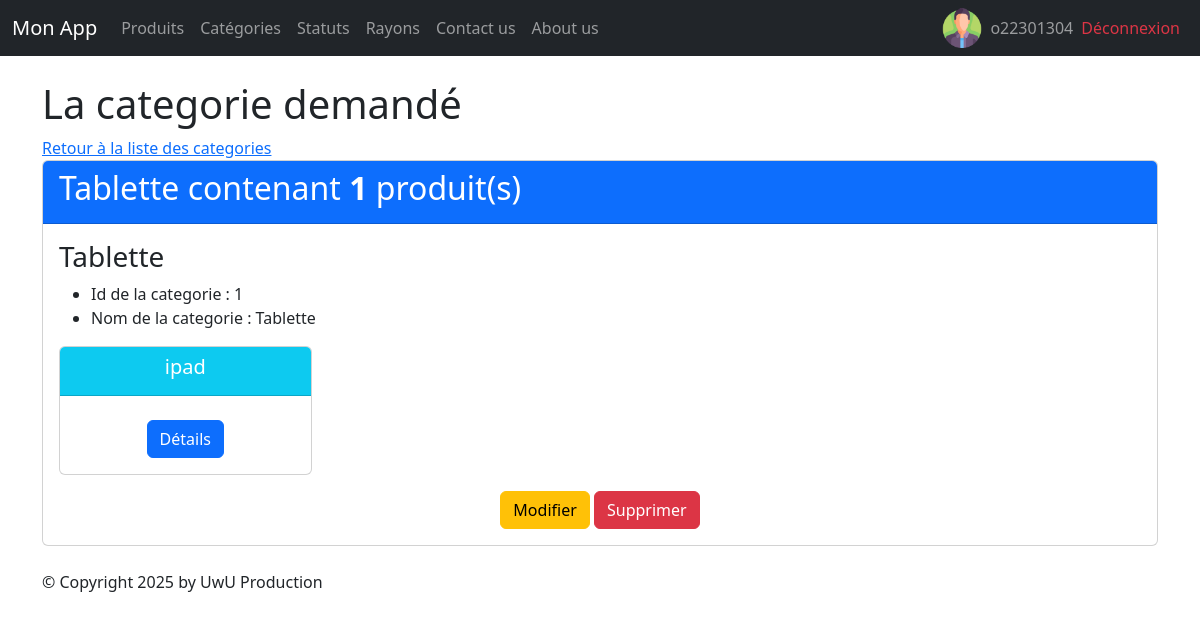
Screenshot of /monApp/categorie/1/ (signed in) with the database file from the repository.
### monApp/models.py (models this page shows, shortened)
class Categorie(models.Model):
    idCat = models.AutoField(primary_key=True)
    nomCat = models.CharField(max_length=100)

class Produit(models.Model):
    refProd = models.AutoField(primary_key=True)
    intituleProd = models.CharField(max_length=200, unique=True)
    prixUnitaireProd = models.DecimalField(max_digits=10, decimal_places=2)
    dateFabProd = models.DateField(null=True, blank=True)
    categorie = models.ForeignKey(Categorie,
                                  on_delete=models.CASCADE,
                                  related_name="produits",
                                  null=True,
                                  blank=True)
    status = models.ForeignKey(Statut, on_delete=models.CASCADE, related_name="produits_status",null=True, blank=True)

### monApp/views/categorie.py (the view)
# urls.py: path('categorie/<pk>/',views.CategorieDetailView.as_view() ,name='categorie'),
class CategorieDetailView(DetailView):
    model = Categorie
    template_name = "monApp/detail_categorie.html"
    context_object_name = "cat"
    def get_context_data(self, **kwargs):
        context = super(CategorieDetailView, self).get_context_data(**kwargs)
        context['titremenu'] = "Détail de la catégorie"
        context['prdts'] = self.object.produits.all()
        return context
    def get_queryset(self):
        return Categorie.objects.annotate(nb_produits=Count('produits'))

### monApp/templates/monApp/detail_categorie.html
{% extends 'monApp/base.html' %}
{% block menu %}
    <h1>La categorie demandé</h1>
{% endblock %}
{% block contenu %}
    <a href="{% url 'categories' %}">Retour à la liste des categories</a>
    <div class="card mb-4">
        <div class="card-header bg-primary text-white">
            <h2>{{ cat.nomCat }} contenant <strong>{{cat.nb_produits }}</strong> produit(s)</h2>
        </div>
        <div class="card-body">
            <h3 class="card-title">{{ cat.nomCat }}</h3>
            <ul>
                <li>Id de la categorie : {{cat.idCat }} </li>
                <li>Nom de la categorie : {{cat.nomCat }} </li>
            </ul>
            <div class="row">
                {% if prdts %}
                    {% for prdt in prdts %}
                    <div class="col-sm-3">
                        <div class="card mb-2 text-center">
                            <div class="card-header bg-info text-white">
                                <h5 class="card-title">{{ prdt.intituleProd }}</h5>
                            </div>
                            <div class="card-body">
                                <a href="{% url 'dtl_prdt' prdt.refProd %}" class="btn btn-primary mt-2">Détails</a>
                            </div>
                        </div>
                    </div>
                    {% endfor %}
                {% else %}
                    <p class="text-muted">Aucun produit trouvé pour cette catégorie.</p>
                {% endif %}
            <div class="car-footer text-center">
                <a href="{% url 'categorie-chng' cat.idCat %}" class="btn btn-warning mt-2">Modifier</a>
                <a href="{% url 'categorie-dlt' cat.idCat %}" class="btn btn-danger mt-2">Supprimer</a>
            </div>
        </div>
    </div>
{% endblock %}

### monApp/templates/monApp/base.html (shortened to what this page needs)
{% load static %}
<html>
    <head>
        {% block styles %}
            <link rel="stylesheet" href="{% static 'styles.css' %}" />
            {% load django_bootstrap5 %}
            {% bootstrap_css %}
        {% endblock %}
    </head>
    <body>
        {% block nav %}
            <nav class="navbar navbar-expand-md navbar-dark bg-dark mb-4">
    <div class="container-fluid">
        <a class="navbar-brand" href="{% url 'home' %}">Mon App</a>
        <div class="collapse navbar-collapse" id="navbarNav">
            <ul class="navbar-nav me-auto mb-2 mb-md-0">
                <li class="nav-item">
                    <a class="nav-link" href="{% url 'lst_prdts' %}">Produits</a>
                </li>
                <li class="nav-item">
                    <a class="nav-link" href="{% url 'categories' %}">Catégories</a>
                </li>
                <li class="nav-item">
                    <a class="nav-link" href="{% url 'statuts' %}">Statuts</a>
                </li>
                <li class="nav-item">
                    <a class="nav-link" href="{% url 'rayons' %}">Rayons</a>
                </li>
                <li class="nav-item">
                    <a class="nav-link" href="{% url 'contact' %}">Contact us</a>
                </li>
                <li class="nav-item">
                    <a class="nav-link" href="{% url 'about' %}">About us</a>
                </li>
            </ul>
            <ul class="navbar-nav ms-auto mb-2 mb-md-0">
                {% if user.is_authenticated %}
                    <li class="nav-item d-flex align-items-center">
                        <img src="{% static 'img/utilisateur.png' %}" alt="Description" width="40" height="40" class="me-2" />
                        <a class="nav-link p-0">{{ user.username }}</a>
                    </li>
                    <li class="nav-item d-flex align-items-center">
                        <a class="nav-link text-danger" href="{% url 'logout' %}">Déconnexion</a>
                    </li>
                {% endif %}
            </ul>
        </div>
    </div>
</nav>
        {% endblock %}
        <main role="main" class="container top-pushed">
            {% block menu %}
            {% endblock %}
            <div class="jumbotron">
                {% block contenu %}
                {% endblock %}
            </div>
        </main >
        <footer class="footer">
            <div class="container">
                <p>&copy; Copyright {% now "Y" %} by UwU Production</p>
            </div>
        </footer>
    </body>
</html>

### static/styles.css (style rules this page uses)
h1 { color:red }

### rows the page displays
Categorie: nomCat "Tablette", nb_produits "1", idCat "1"
Produit: intituleProd "ipad"

### other values shown
{{ user.username }} "o22301304"
